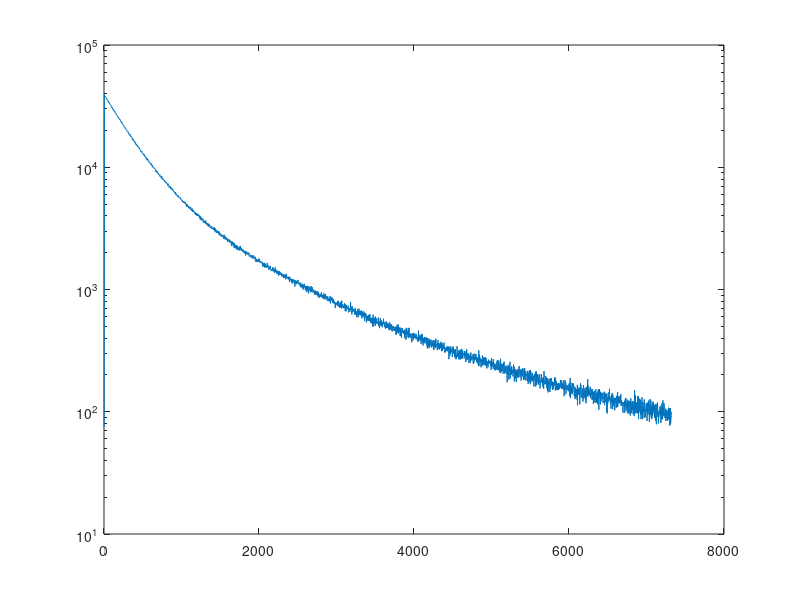

This chart was generated by the following MATLAB code: (Note: this script raises an error after producing the figure.)
%%%%%%%%%%%%%%%%%%%%%%%%%%%%%%%%%%%%%%%%%%%%%%%%%
% Example of the usage of the class Fit for a 3-exponential decay fit.
%
%
%
%%%%%%%%%%%%%%%%%%%%%%%%%%%%%%%%%%%%%%%%%%%%%%%%

%% Generate triexponential decay
time = linspace(0, 2.44*3000, 3001);
decay_par = [30000, 350, 8000, 1000, 1000, 3000, 0];

decay = decay_par(1)*exp(-time/decay_par(2)) +...
    decay_par(3)*exp(-time/decay_par(4)) + decay_par(5)*exp(-time/decay_par(6));

decay = poissrnd(circshift(decay, [0, 2]));  % Poissonian noise on the data points

h = figure();
semilogy(time, decay);  % Plot of the data

%% Fit

xData = time(5:end);  % Start the fitting after the rising edge
yData = decay(5:end);

model = @(x, par) par(1)*exp(-x/par(2)) + par(3)*exp(-x/par(4)) + ...
    par(5)*exp(-x/par(6)) + par(7);  % Fitting model

fit = Fit();               % Istantiate the class
fit.setData(xData, yData);     % Set the experimental data
fit.setWeights(1./yData)       % Set the weights
fit.setModel(model, 7);        % Set the fitting model
fit.setStart([50000, 400, 5000, 1000, 1000, 2000, 0]);  % Start point for the fit
fit.setLb([0, 200, 3000, 500, 500, 1500, 0]);           % Lower bounds
fit.setUb([1e6, 500, 10000, 1500, 5000, 5000, 1e2]);    % Upper bounds

fit.fit();  % Perform the fit

fitParams = fit.getFittedParameters();  % Get the fitted parameters
chi2 = fit.getChiSquare(1);  %  and calculate the reduced chi square
% Notice that the fitted decay amplitudes are 

disp('-----------------')
disp(['Parameters: ', num2str(fitParams)]);
disp(['Reduced chi square: ', num2str(chi2)]);

yFit = fit.fitEval(xData);  % Fit evaluation
figure(h)
hold all
plot(xData, yFit)           % Superimpose the fitted curve on the exp. data
hold off